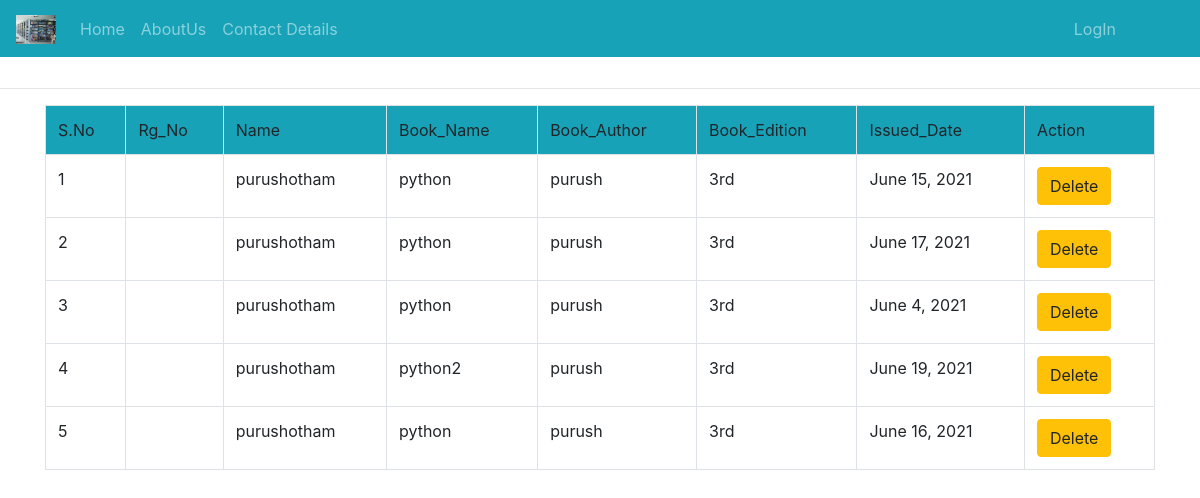
Screenshot of /book_return/ with the database file from the repository.
### Library_App/models.py (models this page shows)
class st_admin_data(models.Model):
	Rg_No=models.CharField(max_length=120)
	Branch=models.CharField(max_length=120)
	Name=models.CharField(max_length=120)
	issue_status=models.IntegerField(default=0)
	Book_name=models.CharField(max_length=120)
	Book_author=models.CharField(max_length=120)
	Book_Edition=models.CharField(max_length=120,default="")
	Book_count=models.IntegerField(default=0)
	Issue_date=models.DateField(blank=True,null=True)
	Expire_date=models.DateField(blank=True,null=True)
	Return_Date=models.DateField(blank=True,null=True)
	Fine=models.IntegerField(default=0)
	uid=models.ForeignKey(User,on_delete=models.CASCADE)

### Library_App/views.py (the view)
# urls.py: path('book_return/',views.book_return,name='Return_book'),
def book_return(request):
	rc=st_admin_data.objects.all()
	return render(request,'html/return_book.html',{'rc':rc})

### Library_App/templates/html/return_book.html (shortened to what this page needs)
{% extends 'html/base.html' %}
{% load static %}
{% block content %}
<div class="text-center text-danger">
	<br>
</div>
<hr>
<div class="container">
	<table class="table table-bordered">
		<tr class="bg bg-info">
			<td>S.No</td>
			<td>Rg_No</td>
			<td>Name</td>
			<td>Book_Name</td>
			<td>Book_Author</td>
			<td>Book_Edition</td>
			<td>Issued_Date</td>
			<td>Action</td>
		</tr>
		{% for i in rc %}
		{% if i.issue_status is 3 %}
			<tr>
				<td>{{forloop.counter}}</td>
				<td>{{i.Rg_No}}</td>
				<td>{{i.Name}}</td>
				<td>{{i.Book_name}}</td>
				<td>{{i.Book_author}}</td>
			    <td>{{i.Book_Edition}}</td>
				<td>{{i.Issue_date}}</td>
				<td><a class="confirm-delete btn btn-warning" href="{% url 'datadelete' i.id %}">Delete</a></td>
			</tr>
			{% endif %}
			{% endfor %}
	</table>
</div>
		<br><br><br><br><br>
{% endblock %}

### rows the page displays
st_admin_data: Name "purushotham", Book_name "python", Book_author "purush", Book_Edition "3rd", Issue_date "June 15, 2021"
st_admin_data: Name "purushotham", Book_name "python", Book_author "purush", Book_Edition "3rd", Issue_date "June 17, 2021"
st_admin_data: Name "purushotham", Book_name "python", Book_author "purush", Book_Edition "3rd", Issue_date "June 4, 2021"
st_admin_data: Name "purushotham", Book_name "python2", Book_author "purush", Book_Edition "3rd", Issue_date "June 19, 2021"
st_admin_data: Name "purushotham", Book_name "python", Book_author "purush", Book_Edition "3rd", Issue_date "June 16, 2021"
